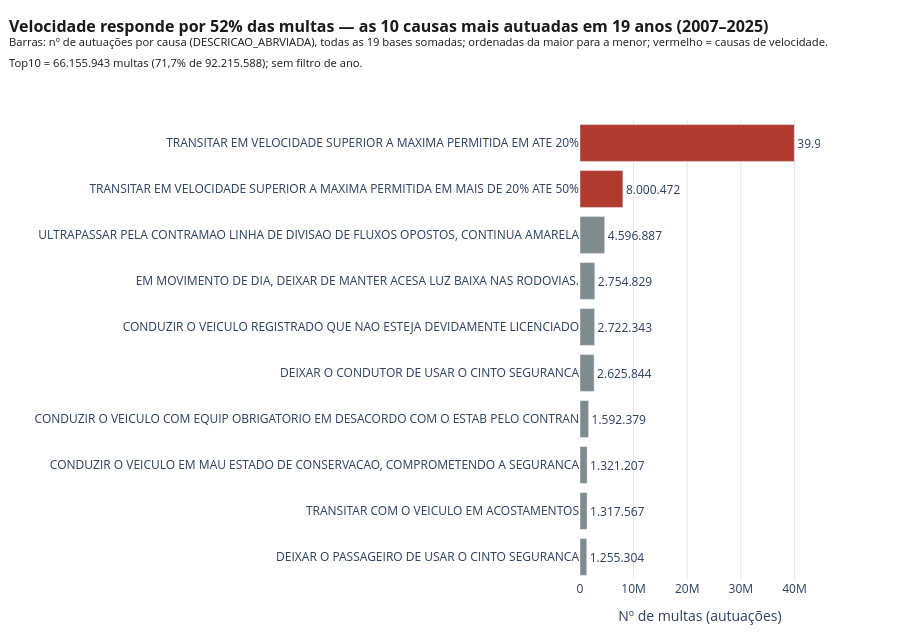

This figure's notebook cell:
### Markdown cell above
---

## Gráfico 1 — Quais são as 10 causas de multa que mais ocorrem?

**Pergunta:** juntando **todos os anos** (2007–2025), quais são as 10 causas
(`DESCRICAO_ABRVIADA`) com mais autuações e quanto elas concentram?

**Resposta:** a **velocidade** domina o ranking. A causa nº 1 —
*TRANSITAR EM VELOCIDADE SUPERIOR A MAXIMA PERMITIDA EM ATE 20%* — tem
**39.969.111 multas (43,34%)** sozinha; somadas as duas faixas de velocidade
(esta + *…MAIS DE 20% ATE 50%*, 8.000.472), são **52,0%** de todas as multas
das 19 bases. O top10 reúne **66.155.943 autuações — 71,7%** das
**92.215.588** totais. O pódio se fecha com a ultrapassagem em contramão
linha amarela (4.596.887) e a luz baixa em movimento de dia (2.754.829).

### Code cell
g1 = top10.sort_values("multas", ascending=True).reset_index(drop=True)
causas_velocidade = g1["causa"].str.contains("VELOCIDADE")

fig = go.Figure(go.Bar(
    x=g1["multas"],
    y=g1["causa"],
    orientation="h",
    marker_color=[CIMA if v else BAIXO for v in causas_velocidade],
    text=[br(v) for v in g1["multas"]],
    textposition="outside",
    customdata=np.stack([g1["pct"].map(lambda v: pct(v / 100)),
                         g1["pct"].map(lambda v: pct(v / 100, 1))], axis=-1),
    hovertemplate=(
        "<b>%{y}</b><br>Multas: %{x:,.0f}<br>"
        "% do total: %{customdata[1]}<extra></extra>"
    ),
    name="Multas",
))
fig.update_layout(
    title=titulo(
        "Velocidade responde por 52% das multas — as 10 causas mais "
        "autuadas em 19 anos (2007–2025)",
        "Barras: nº de autuações por causa (DESCRICAO_ABRVIADA), todas as "
        "19 bases somadas; ordenadas da maior para a menor; "
        "vermelho = causas de velocidade.",
        f"Top10 = {br(int(g1['multas'].sum()))} multas "
        f"({pct(g1['multas'].sum() / TOTAL, 1)} de {br(TOTAL)}); "
        "sem filtro de ano.",
    ),
    xaxis=dict(title="Nº de multas (autuações)", gridcolor="#e8e8e8"),
    yaxis=dict(title="", automargin=True),
    plot_bgcolor="white", height=640, margin=dict(l=10, r=80, t=120, b=60),
)
fig.update_xaxes(range=[0, g1["multas"].max() * 1.12])

assert len(g1) == 10, f"Esperava 10 causas, veio {len(g1)}"
assert TOTAL == TOTAL_ESPERADO
assert 0.40 < top10["pct"].iloc[0] / 100 < 0.50, "A causa nº 1 deveria estar perto de 43%"
assert 0.70 < g1["multas"].sum() / TOTAL < 0.75, "O top10 deveria concentrar ~72%"

salvar_grafico(fig, "g1_top10_multas")

### Figure 1 — Plotly figure (JSON) as saved in the notebook; plotly's stock layout.template omitted (floating-point values rounded to 4 significant figures)
{"data": [{"customdata": [["1,36%", "1,4%"], ["1,43%", "1,4%"], ["1,43%", "1,4%"], ["1,73%", "1,7%"], ["2,85%", "2,8%"], ["2,95%", "3,0%"], ["2,99%", "3,0%"], ["4,98%", "5,0%"], ["8,68%", "8,7%"], ["43,34%", "43,3%"]], "hovertemplate": "<b>%{y}</b><br>Multas: %{x:,.0f}<br>% do total: %{customdata[1]}<extra></extra>", "marker": {"color": ["#7f8c8d", "#7f8c8d", "#7f8c8d", "#7f8c8d", "#7f8c8d", "#7f8c8d", "#7f8c8d", "#7f8c8d", "#b03a2e", "#b03a2e"]}, "name": "Multas", "orientation": "h", "text": ["1.255.304", "1.317.567", "1.321.207", "1.592.379", "2.625.844", "2.722.343", "2.754.829", "4.596.887", "8.000.472", "39.969.111"], "textposition": "outside", "type": "bar", "x": [1255304, 1317567, 1321207, 1592379, 2625844, 2722343, 2754829, 4596887, 8000472, 39969111], "y": ["DEIXAR O PASSAGEIRO DE USAR O CINTO SEGURANCA", "TRANSITAR COM O VEICULO EM ACOSTAMENTOS", "CONDUZIR O VEICULO EM MAU ESTADO DE CONSERVACAO, COMPROMETENDO A SEGURANCA", "CONDUZIR O VEICULO COM EQUIP OBRIGATORIO EM DESACORDO COM O ESTAB PELO CONTRAN", "DEIXAR O CONDUTOR DE USAR O CINTO SEGURANCA", "CONDUZIR O VEICULO REGISTRADO QUE NAO ESTEJA DEVIDAMENTE LICENCIADO", "EM MOVIMENTO DE DIA, DEIXAR DE MANTER ACESA LUZ BAIXA NAS RODOVIAS.", "ULTRAPASSAR PELA CONTRAMAO LINHA DE DIVISAO DE FLUXOS OPOSTOS, CONTINUA AMARELA", "TRANSITAR EM VELOCIDADE SUPERIOR A MAXIMA PERMITIDA EM MAIS DE 20% ATE 50%", "TRANSITAR EM VELOCIDADE SUPERIOR A MAXIMA PERMITIDA EM ATE 20%"]}], "layout": {"height": 640, "margin": {"b": 60, "l": 10, "r": 80, "t": 120}, "plot_bgcolor": "white", "title": {"automargin": true, "font": {"color": "#1a1a1a", "size": 16}, "text": "<b>Velocidade responde por 52% das multas — as 10 causas mais autuadas em 19 anos (2007–2025)</b><br><sup>Barras: nº de autuações por causa (DESCRICAO_ABRVIADA), todas as 19 bases somadas; ordenadas da maior para a menor; vermelho = causas de velocidade.<br>Top10 = 66.155.943 multas (71,7% de 92.215.588); sem filtro de ano.</sup>", "x": 0.01, "xanchor": "left", "y": 0.95, "yanchor": "top"}, "xaxis": {"gridcolor": "#e8e8e8", "range": [0, 44770000.0], "title": {"text": "Nº de multas (autuações)"}}, "yaxis": {"automargin": true, "title": {"text": ""}}}}
